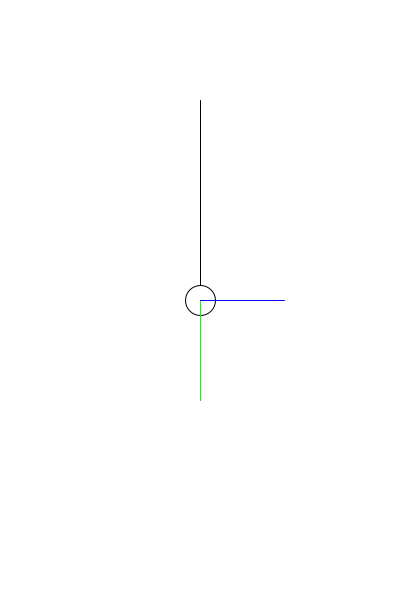
Frame 1 (no input)
Frame 60 (the mouse pressed at the canvas centre just before this capture): identical to frame 1, image omitted
Frame 120 (the mouse held since frame 60 and released just before this capture): identical to frame 1, image omitted

The Processing sketch that drew this single still picture (run headless with seeded random() and noise(); from frame 60 on, the mouse is pressed at the canvas centre):

// Processing sketch: week05_7_pendulum_PVector_normalize_dot_mult
// ── week05_7_pendulum_PVector_normalize_dot_mult.pde
// week05_7_pendulum_PVector_normalize_dot_mult
void setup(){
  size(400,600);
}
float x=200, y=300;
void draw(){
  background(255);
  stroke(0); //原來是黑色的線
  line(200,100,x,y);
  ellipse(x,y,30,30);
  stroke(255,0,0); //紅色往下的線
  line(x,y,x,y+100);

  PVector d = new PVector(x-200, y-100).normalize(); //長度1
  PVector d2 = new PVector(0, 1);
  float g = PVector.dot(d,d2);
  d.mult(100*g);
  stroke(0,255,0); //綠色往左下的線
  line(x, y, x+d.x, y+d.y);

  PVector N = new PVector(d.y, -d.x).normalize();
  N.mult(100*sin((g))); //g是cos(a)，acos(g)就是角度a
  stroke(0,0,255); //藍色往右下的線
  line(x, y, x+N.x, y+N.y);
}
void mouseDragged(){ //void mouseDragged()
  x=mouseX;
  y=mouseY;
}
